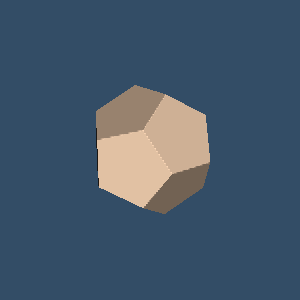

This chart was generated by the following Python code:
#!/usr/bin/env python

# Render a polyhedron (dodecahedron) — a generic polyhedral cell defined by
# its vertices and face connectivity, with 20 points and 12 pentagonal faces.

# Factory overrides: importing these modules registers the OpenGL rendering
# and interaction style implementations.
import vtkmodules.vtkInteractionStyle  # noqa: F401
import vtkmodules.vtkRenderingOpenGL2  # noqa: F401
# VTK pipeline classes used in this example
from vtkmodules.vtkCommonCore import (
    vtkIdList,
    vtkPoints,
)
from vtkmodules.vtkCommonDataModel import (
    VTK_POLYHEDRON,
    vtkUnstructuredGrid,
)
from vtkmodules.vtkRenderingCore import (
    vtkActor,
    vtkDataSetMapper,
    vtkRenderWindow,
    vtkRenderWindowInteractor,
    vtkRenderer,
)

# Colors (normalized RGB)
peach_puff_rgb = (1.0, 0.855, 0.725)
dark_blue_background_rgb = (0.2, 0.302, 0.4)

# Points: 20 vertices of a regular dodecahedron, scaled to fit ~[-0.7,0.7]³
scale = 0.35
points = vtkPoints()
raw_coords = [
    (1.21412, 0, 1.58931), (0.375185, 1.1547, 1.58931),
    (-0.982247, 0.713644, 1.58931), (-0.982247, -0.713644, 1.58931),
    (0.375185, -1.1547, 1.58931), (1.96449, 0, 0.375185),
    (0.607062, 1.86835, 0.375185), (-1.58931, 1.1547, 0.375185),
    (-1.58931, -1.1547, 0.375185), (0.607062, -1.86835, 0.375185),
    (1.58931, 1.1547, -0.375185), (-0.607062, 1.86835, -0.375185),
    (-1.96449, 0, -0.375185), (-0.607062, -1.86835, -0.375185),
    (1.58931, -1.1547, -0.375185), (0.982247, 0.713644, -1.58931),
    (-0.375185, 1.1547, -1.58931), (-1.21412, 0, -1.58931),
    (-0.375185, -1.1547, -1.58931), (0.982247, -0.713644, -1.58931),
]
for x, y, z in raw_coords:
    points.InsertNextPoint(x * scale, y * scale, z * scale)

# Faces: 12 pentagonal faces defining the dodecahedron connectivity
faces = [
    [0, 1, 2, 3, 4], [0, 5, 10, 6, 1], [1, 6, 11, 7, 2],
    [2, 7, 12, 8, 3], [3, 8, 13, 9, 4], [4, 9, 14, 5, 0],
    [15, 10, 5, 14, 19], [16, 11, 6, 10, 15], [17, 12, 7, 11, 16],
    [18, 13, 8, 12, 17], [19, 14, 9, 13, 18], [19, 18, 17, 16, 15],
]

# Build the face ID list for InsertNextCell(VTK_POLYHEDRON, ...)
faces_id_list = vtkIdList()
faces_id_list.InsertNextId(len(faces))
for face in faces:
    faces_id_list.InsertNextId(len(face))
    for point_id in face:
        faces_id_list.InsertNextId(point_id)

# Unstructured grid: holds the single polyhedron cell
grid = vtkUnstructuredGrid()
grid.SetPoints(points)
grid.InsertNextCell(VTK_POLYHEDRON, faces_id_list)

# Mapper: map the grid to graphics primitives
mapper = vtkDataSetMapper()
mapper.SetInputData(grid)

# Actor: position, orient, and color the cell
actor = vtkActor()
actor.SetMapper(mapper)
actor.GetProperty().SetColor(peach_puff_rgb)
actor.RotateX(20.0)
actor.RotateY(-20.0)

# Renderer: assemble the scene
renderer = vtkRenderer()
renderer.AddActor(actor)
renderer.SetBackground(dark_blue_background_rgb)

# Render window: display the rendered scene
render_window = vtkRenderWindow()
render_window.AddRenderer(renderer)
render_window.SetWindowName("cell3d polyhedron")
render_window.SetMultiSamples(0)
render_window.SetSize(300, 300)

# Interactor: handle mouse and keyboard events
render_window_interactor = vtkRenderWindowInteractor()
render_window_interactor.SetRenderWindow(render_window)

# Scene: configure the camera
renderer.ResetCamera()

# Start: launch the interactive visualization
render_window_interactor.Initialize()
render_window_interactor.Start()
